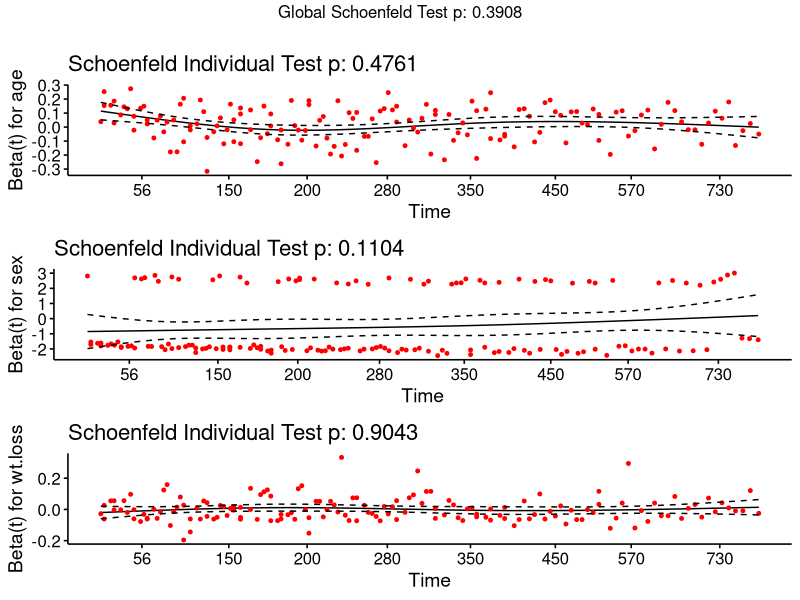
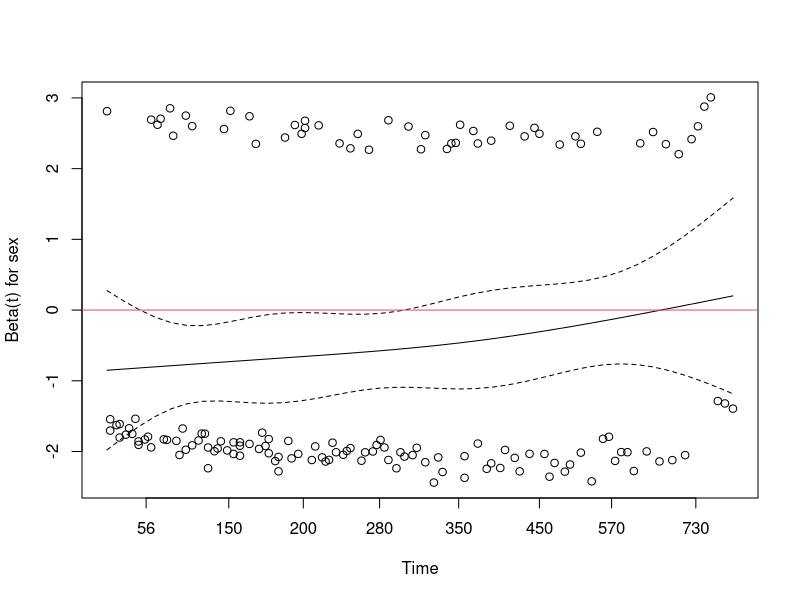
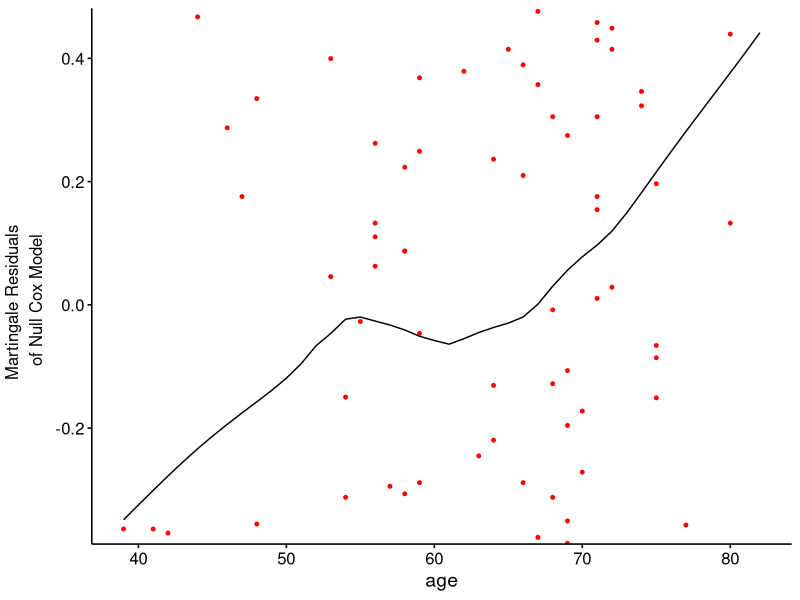
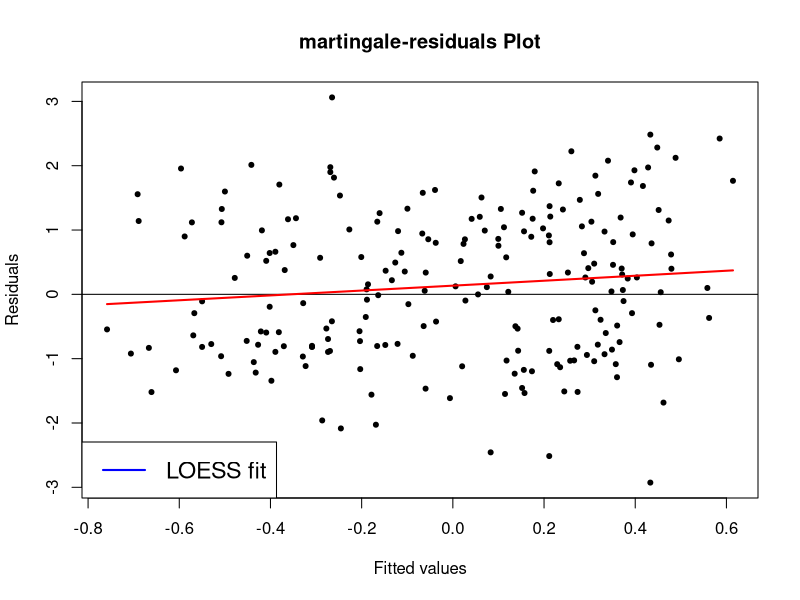
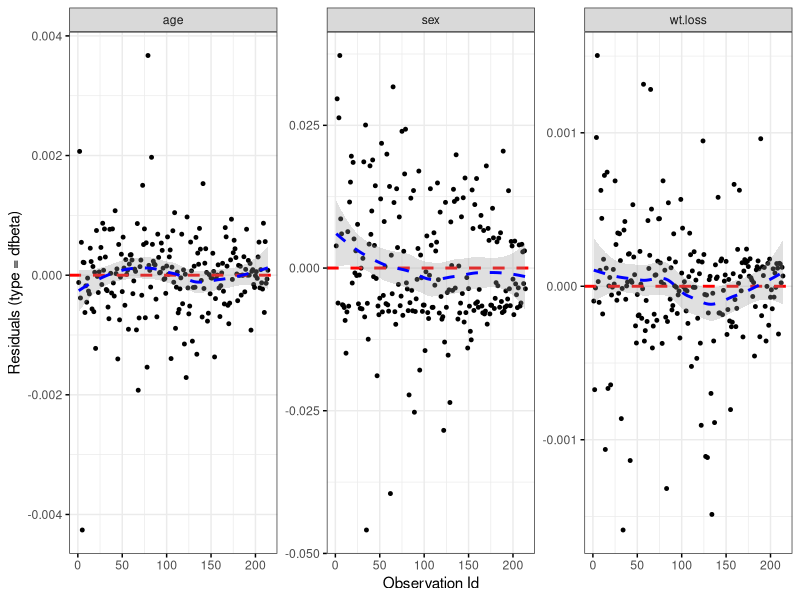
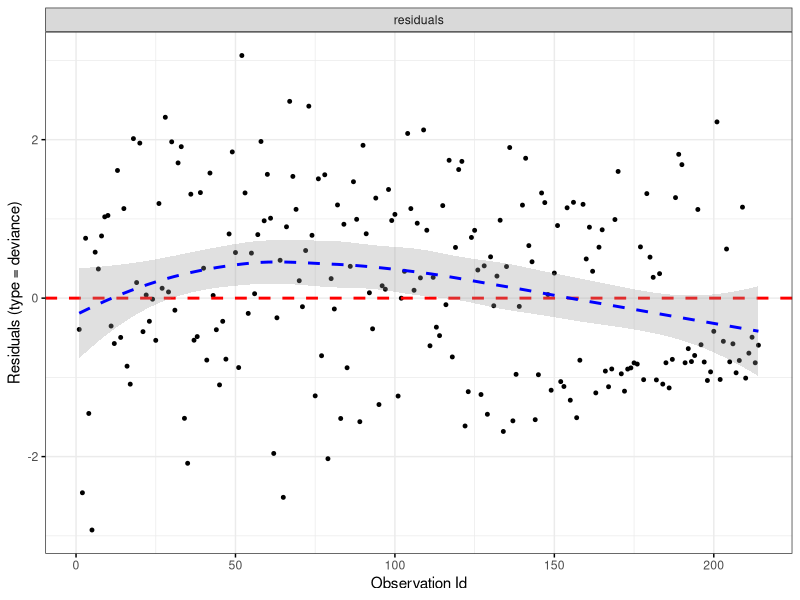

Generate these figures, in order, with R:
# http://www.sthda.com/english/wiki/cox-model-assumptions
# Cox Model Assumptions


install.packages(c("survival", "survminer"))
library("survival")
library("survminer")


data("lung")
head(lung)

# Computing a Cox model
res.cox <- coxph(Surv(time, status) ~ age + sex + wt.loss, data = lung)
res.cox

 

# Testing proportional hazards assumption
test.ph <- cox.zph(res.cox)
test.ph

ggcoxzph(test.ph)

plot(test.ph[2])
abline(h=0, col=2)


# Testing linearity
ggcoxfunctional(Surv(time, status) ~ age, data = lung)


plot(x = predict(res.cox), y = residuals(res.cox, type = 'deviance'), main="martingale-residuals Plot",
     xlab="Fitted values", ylab="Residuals", pch=20)
abline(h=0)
lines(smooth.spline(predict(res.cox), residuals(res.cox, type = 'deviance')), lwd=2, col="red")
legend(x="bottomleft", col="blue", lwd=2, legend="LOESS fit", cex=1.4)



# Testing influential observations
ggcoxdiagnostics(res.cox, 
                 type = "dfbeta",
                 linear.predictions = FALSE, 
                 ggtheme = theme_bw())


ggcoxdiagnostics(res.cox, 
                 type = "deviance",
                 linear.predictions = FALSE, 
                 ggtheme = theme_bw())
